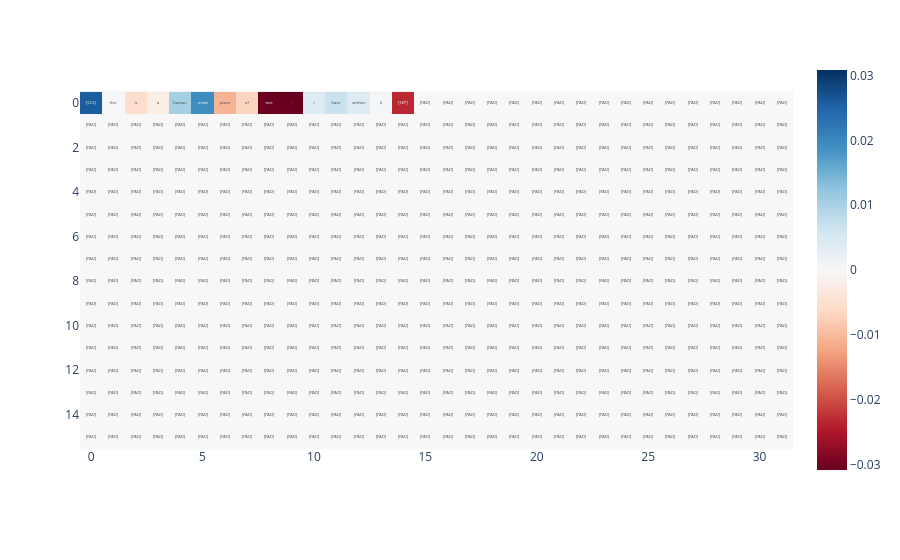

Source (notebook cell):
### Code cell
sample = "this is a human made piece of text. I have written it"
sample2 = """I’m trying to fetch some data from an API using async/await, but instead of getting the JSON object back, my function keeps returning a Promise.
Here’s my code:"""

print(predictor.forward(sample))
predictor.visualize_token_importance(sample)

### Figure 1 — Plotly figure (JSON) as saved in the notebook; plotly's stock layout.template omitted (floating-point values rounded to 4 significant figures; data arrays with more than 128 entries replaced by an {"elided": "..."} marker saying what was removed)
{"data": [{"coloraxis": "coloraxis", "hovertemplate": "x: %{x}<br>y: %{y}<br>color: %{z}<extra></extra>", "name": "0", "text": {"elided": "16x32 str values"}, "texttemplate": "%{text}", "type": "heatmap", "xaxis": "x", "yaxis": "y", "z": {"elided": "16x32 float values"}}], "layout": {"coloraxis": {"cmid": 0, "colorscale": [[0, "rgb(103,0,31)"], [0.1, "rgb(178,24,43)"], [0.2, "rgb(214,96,77)"], [0.3, "rgb(244,165,130)"], [0.4, "rgb(253,219,199)"], [0.5, "rgb(247,247,247)"], [0.6, "rgb(209,229,240)"], [0.7, "rgb(146,197,222)"], [0.8, "rgb(67,147,195)"], [0.9, "rgb(33,102,172)"], [1, "rgb(5,48,97)"]]}, "margin": {"t": 60}, "xaxis": {"anchor": "y", "constrain": "domain", "domain": [0, 1], "scaleanchor": "y"}, "yaxis": {"anchor": "x", "autorange": "reversed", "constrain": "domain", "domain": [0, 1]}}}
